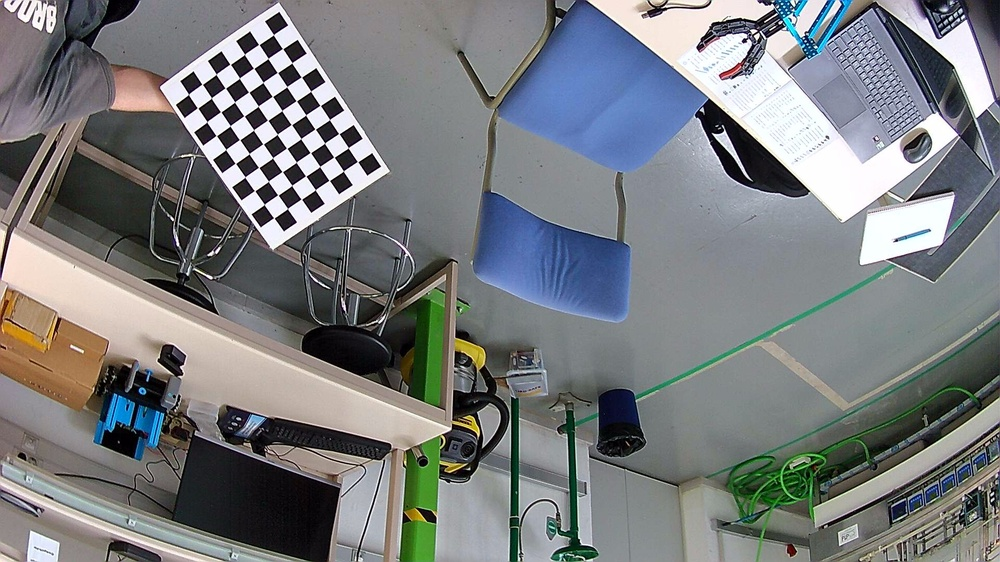
#> input picture Software/Prueba Homografía/fotos_calibracion/foto_000.jpg, 1000 x 562 px, shrunk from 1920 x 1080 before the run; its folder holds only this picture in this run
$ python calcula_intersecciones.py
#> lines starting #> are read from the running program, lines starting #| are printed output that depends on the picture; after the words box and inside, x2 and y2 are one past the last pixel; in counts of white or black regions, pixels touching at a corner belong together
import cv2
import numpy as np
import glob
import os

carpeta_fotos = "fotos_calibracion"
carpeta_salida = "fotos_calibracion_detectadas"
os.makedirs(carpeta_salida, exist_ok=True)

pattern_size = (7, 10)
square_size = 0.035
criteria = (cv2.TERM_CRITERIA_EPS + cv2.TERM_CRITERIA_MAX_ITER, 30, 0.001)

objp = np.zeros((pattern_size[0] * pattern_size[1], 3), np.float32)
objp[:, :2] = np.mgrid[0:pattern_size[0], 0:pattern_size[1]].T.reshape(-1, 2)
objp *= square_size

objpoints = []
imgpoints = []

images = glob.glob(os.path.join(carpeta_fotos, '*.jpg')) + \
         glob.glob(os.path.join(carpeta_fotos, '*.png'))

print(f"📂 Buscando imágenes en: {carpeta_fotos}")
print(f"🔍 Encontradas {len(images)} imágenes.")

for fname in images:
    img = cv2.imread(fname)
#> img is the input picture: shape (562, 1000, 3); mean B, G, R 125.7, 123.5, 120.6
    gray = cv2.cvtColor(img, cv2.COLOR_BGR2GRAY)
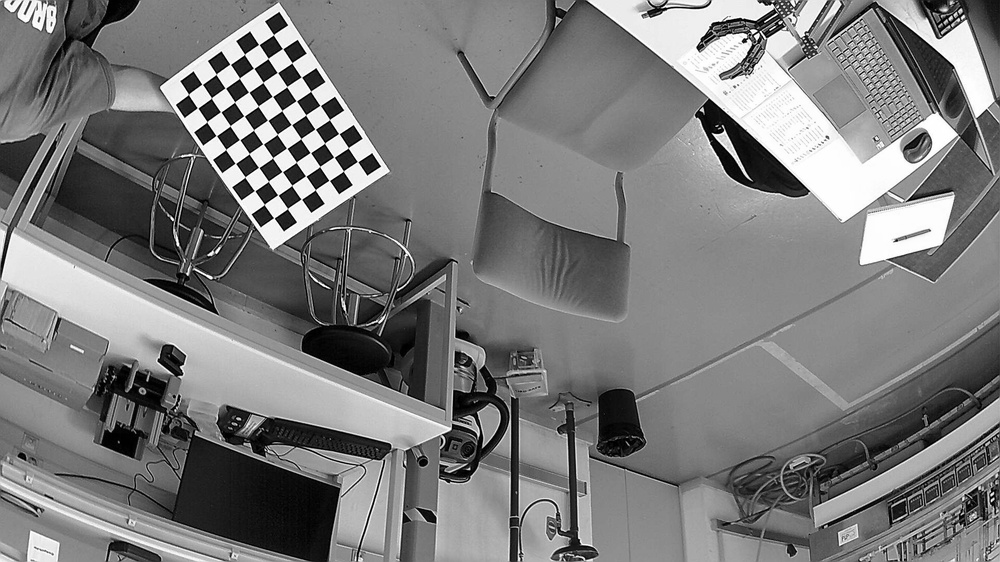
#> gray: shape (562, 1000); min 0, max 255, mean 122.9
    ret, corners = cv2.findChessboardCorners(gray, pattern_size, None)
#> ret = True; corners = 70 rows, first 8: [357.5, 161.6], [343.4, 171], [329.3, 180.4], [315.4, 189.7], [301.4, 199.2], [287.5, 208.5], [273.8, 217.9], [348.3, 147.7]

    if ret:
        objpoints.append(objp)
        corners2 = cv2.cornerSubPix(gray, corners, (11,11), (-1,-1), criteria)
#> corners2 = 70 rows, first 8: [357.5, 161.6], [343.4, 171], [329.3, 180.4], [315.3, 189.7], [301.3, 199.2], [287.5, 208.5], [273.7, 217.9], [348.3, 147.7]
        imgpoints.append(corners2)

        # Dibujar esquinas en la imagen
        cv2.drawChessboardCorners(img, pattern_size, corners2, ret)
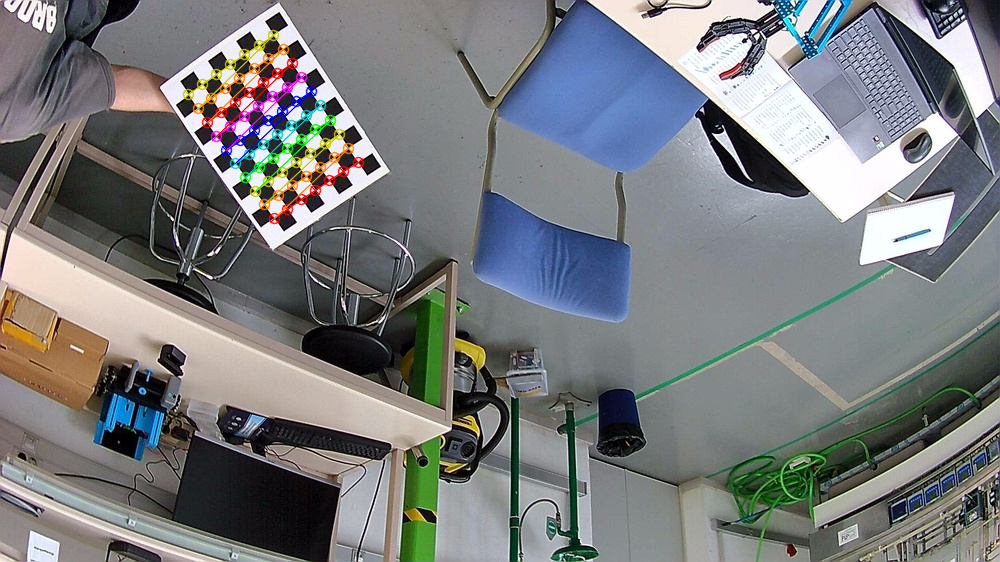
#> img: shape (562, 1000, 3); 1.78% of pixels changed, all inside (x1, y1, x2, y2) = (182, 29, 365, 225)

        # Guardar la imagen con las esquinas dibujadas
        nombre_base = os.path.basename(fname)
        nombre_salida = os.path.join(carpeta_salida, nombre_base)
        cv2.imwrite(nombre_salida, img)
        print(f"✅ Guardada imagen detectada: {nombre_salida}")

        # Opcional: mostrar un momento para verlo en pantalla (comentar si quieres solo guardar)
        cv2.imshow('Calibración', img)
        cv2.waitKey(1000)   # o pon 0 si quieres pausar
    else:
        print(f"⚠️  No se detectó patrón en: {fname}")

cv2.destroyAllWindows()
print(f"✅ Se usaron {len(objpoints)} imágenes válidas para calibrar.")

# ... el resto del script (calibración y guardado) queda igual ...

$ run again, on Software/Prueba Homografía/fotos_calibracion/foto_004.jpg
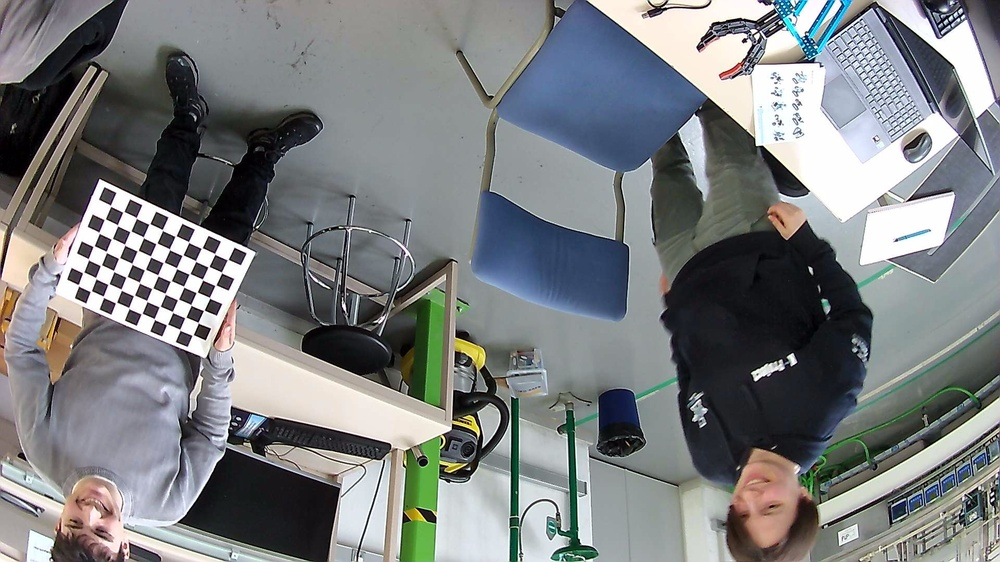
#> input picture Software/Prueba Homografía/fotos_calibracion/foto_004.jpg, 1000 x 562 px, shrunk from 1920 x 1080 before the run
#> img is the input picture: shape (562, 1000, 3); mean B, G, R 127.5, 126, 123
#> `gray = cv2.cvtColor(img, cv2.COLOR_BGR2GRAY)`:
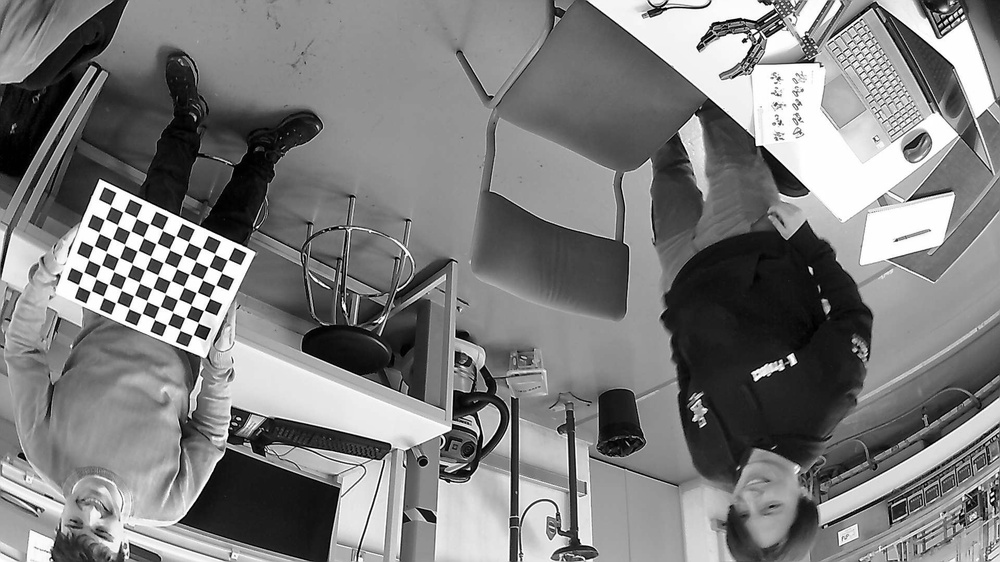
#> gray: shape (562, 1000); min 0, max 255, mean 125.3
#> ret = True; corners = 70 rows, first 8: [227.8, 259.5], [221.5, 272.5], [215.5, 285.2], [209.6, 297.8], [203.9, 310.2], [198.2, 322.7], [192.6, 335], [214.8, 254]
#> corners2 = 70 rows, first 8: [226.7, 260.4], [222.2, 272.5], [214.7, 285.8], [210.4, 299.4], [202.8, 311.2], [196.8, 324.3], [191.8, 335], [214.4, 254.2]
#> `cv2.drawChessboardCorners(img, pattern_size, corners2, ret)`:
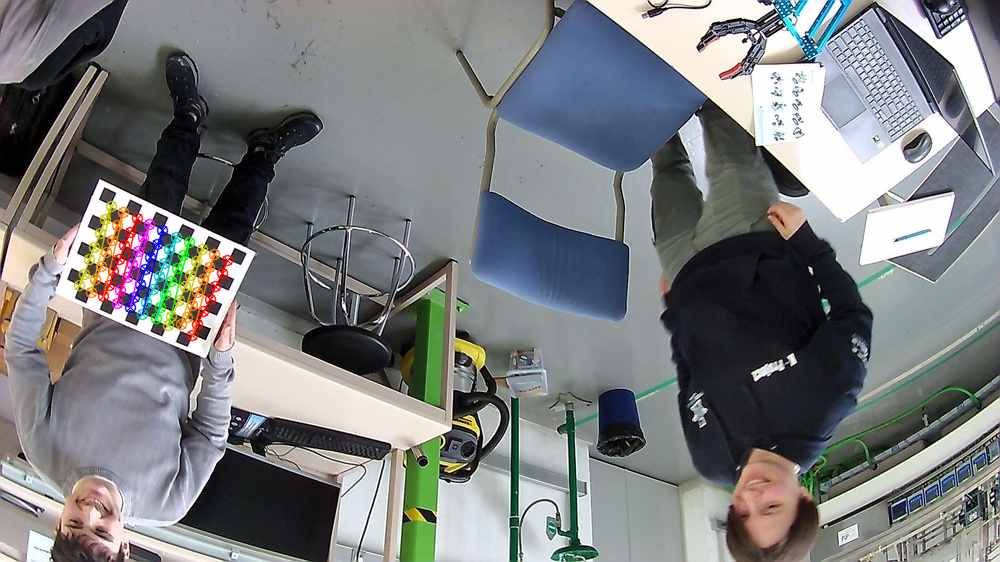
#> img: shape (562, 1000, 3); 1.68% of pixels changed, all inside (x1, y1, x2, y2) = (73, 200, 234, 342)

$ run again, on Software/Prueba Homografía/fotos_calibracion/foto_005.jpg
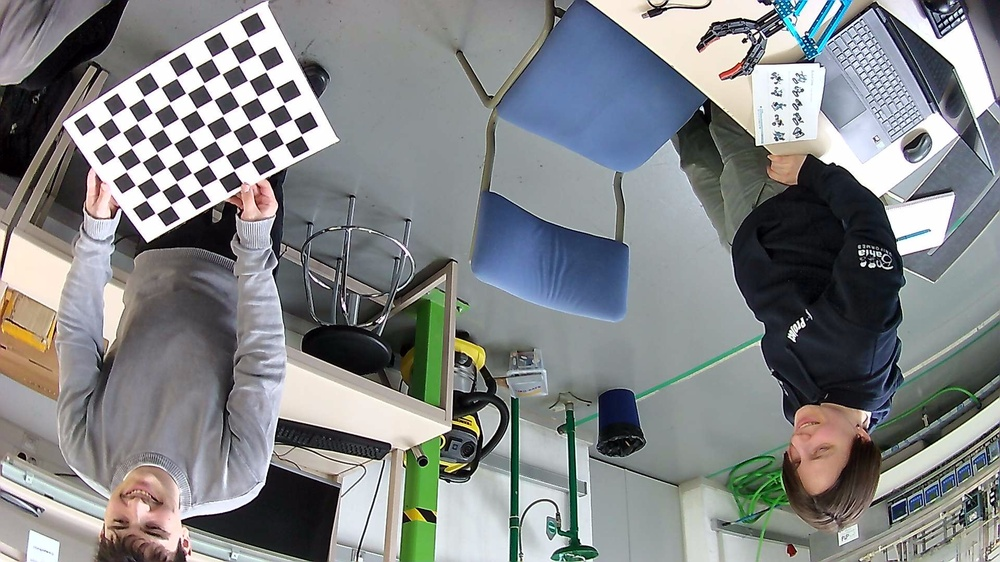
#> input picture Software/Prueba Homografía/fotos_calibracion/foto_005.jpg, 1000 x 562 px, shrunk from 1920 x 1080 before the run
#> img is the input picture: shape (562, 1000, 3); mean B, G, R 133.9, 132.5, 129.7
#> `gray = cv2.cvtColor(img, cv2.COLOR_BGR2GRAY)`:
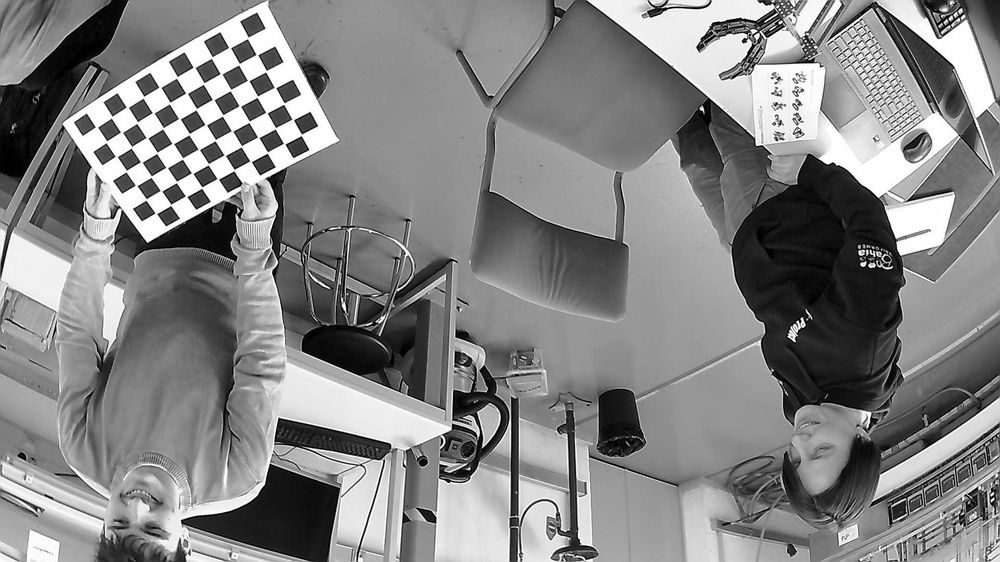
#> gray: shape (562, 1000); min 0, max 255, mean 131.8
#> ret = True; corners = 70 rows, first 8: [247.9, 37.82], [256.5, 54.53], [265.9, 71.43], [275.1, 87.55], [284, 103.5], [293, 119.7], [301.4, 134.7], [229.4, 47.59]
#> corners2 = 70 rows, first 8: [247.7, 37.89], [256.9, 54.65], [266, 71.24], [275, 87.57], [283.9, 103.6], [292.7, 119.5], [301.4, 134.8], [229.6, 47.64]
#> `cv2.drawChessboardCorners(img, pattern_size, corners2, ret)`:
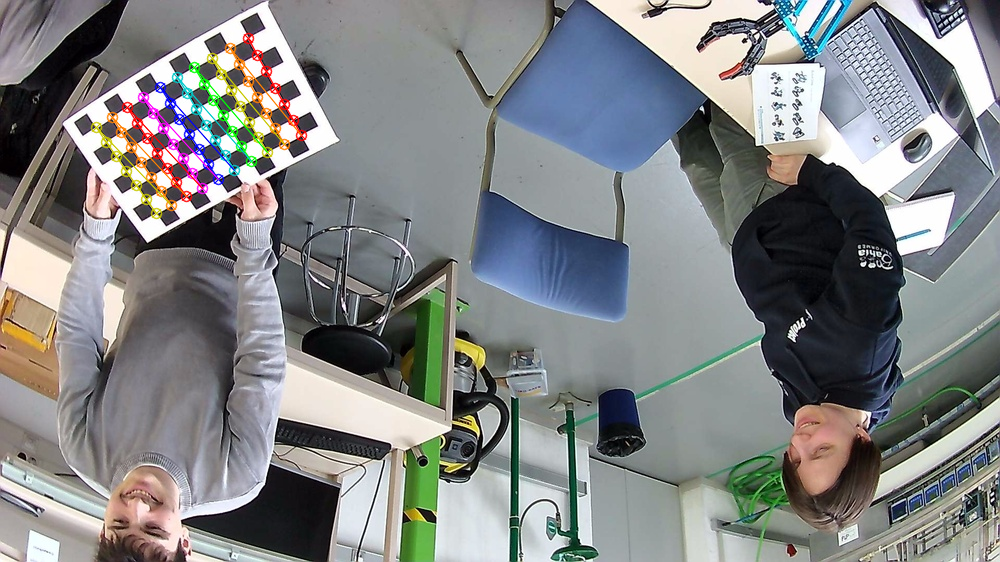
#> img: shape (562, 1000, 3); 1.88% of pixels changed, all inside (x1, y1, x2, y2) = (90, 32, 308, 220)

$ run again, on Software/Prueba Homografía/fotos_calibracion/foto_001.jpg
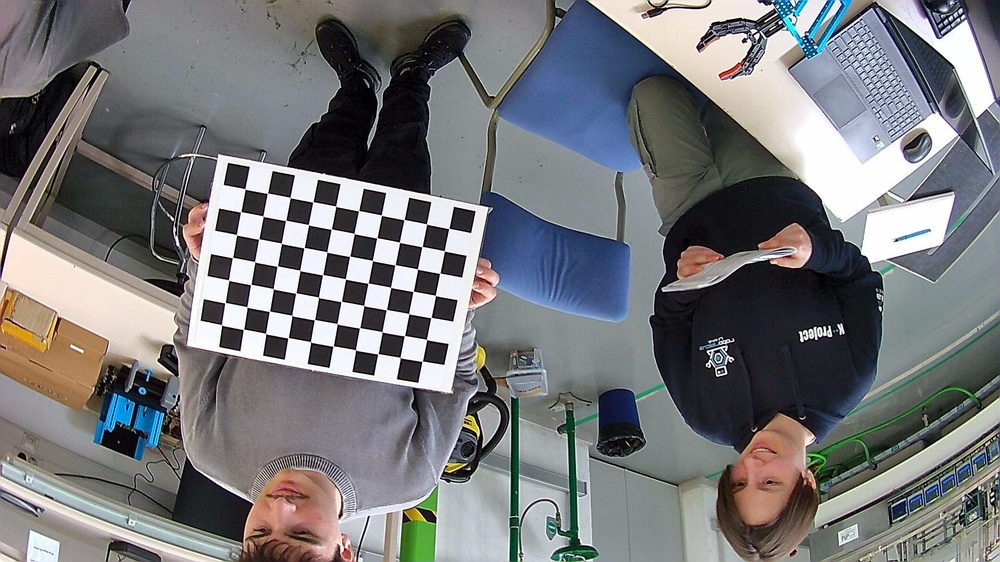
#> input picture Software/Prueba Homografía/fotos_calibracion/foto_001.jpg, 1000 x 562 px, shrunk from 1920 x 1080 before the run
#> img is the input picture: shape (562, 1000, 3); mean B, G, R 120.9, 118.7, 118
#> `gray = cv2.cvtColor(img, cv2.COLOR_BGR2GRAY)`:
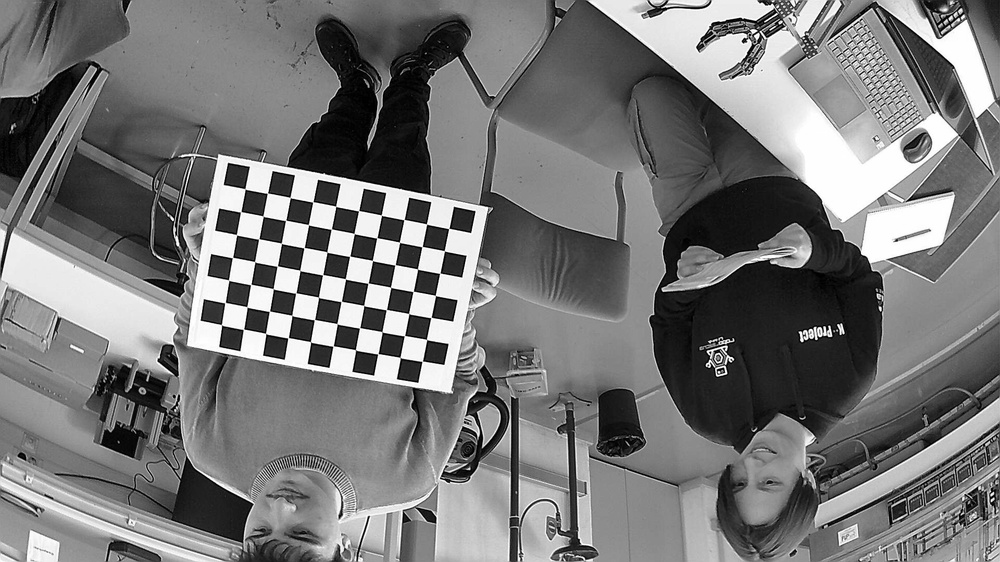
#> gray: shape (562, 1000); min 0, max 255, mean 118.8
#> ret = True; corners = 70 rows, first 8: [448.8, 228.4], [444.4, 250.8], [439.8, 273.2], [435.4, 295.5], [431, 317.4], [426.6, 339.5], [422.2, 361.4], [426.5, 224]
#> corners2 = 70 rows, first 8: [448.8, 228.5], [444.4, 250.8], [439.8, 273.3], [435.4, 295.5], [431, 317.6], [426.6, 339.5], [422.3, 361.3], [426.5, 224.1]
#> `cv2.drawChessboardCorners(img, pattern_size, corners2, ret)`:
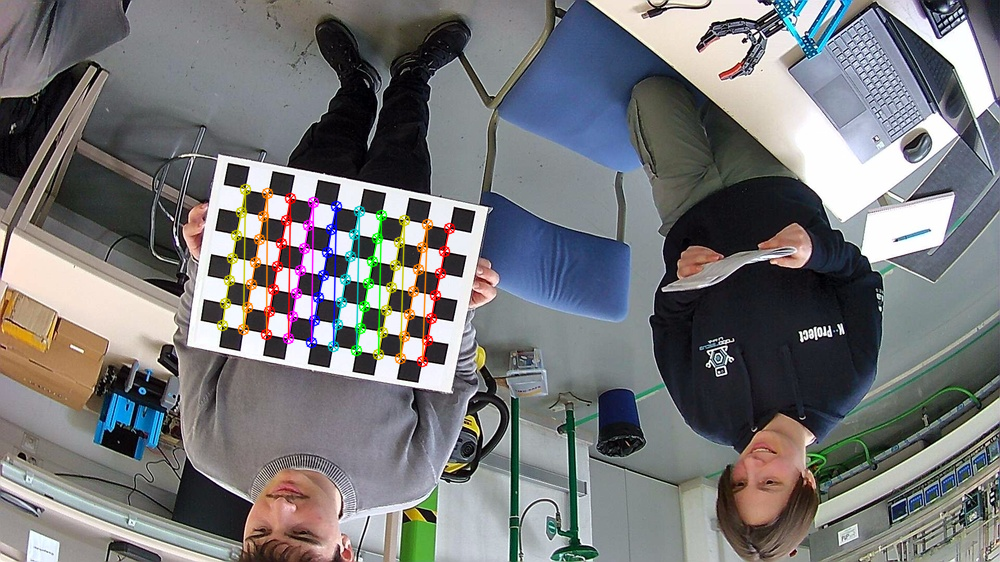
#> img: shape (562, 1000, 3); 2.31% of pixels changed, all inside (x1, y1, x2, y2) = (216, 183, 456, 368)
